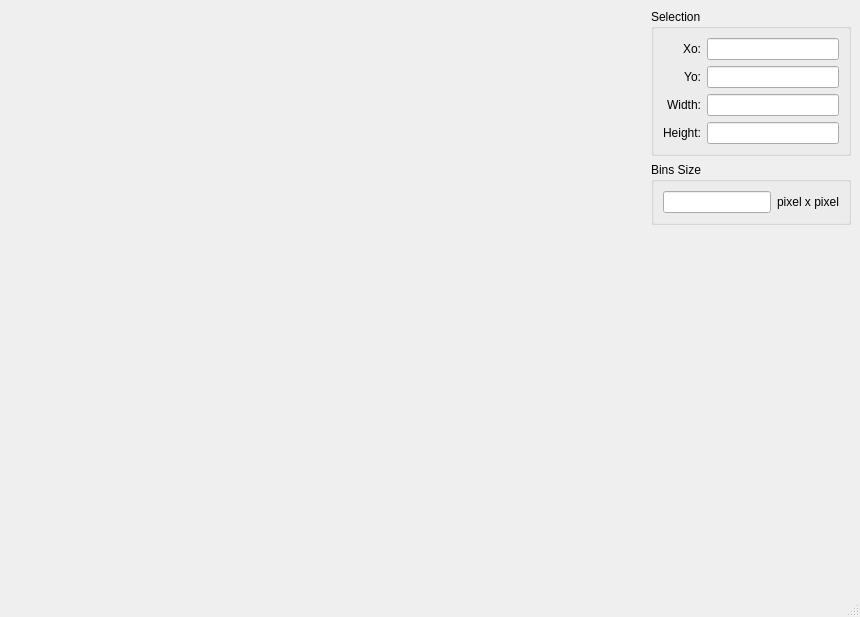
<?xml version="1.0" encoding="UTF-8"?>
<ui version="4.0">
 <class>MainWindow</class>
 <widget class="QMainWindow" name="MainWindow">
  <property name="geometry">
   <rect>
    <x>0</x>
    <y>0</y>
    <width>860</width>
    <height>617</height>
   </rect>
  </property>
  <property name="minimumSize">
   <size>
    <width>300</width>
    <height>0</height>
   </size>
  </property>
  <property name="windowTitle">
   <string>MainWindow</string>
  </property>
  <widget class="QWidget" name="centralwidget">
   <property name="minimumSize">
    <size>
     <width>0</width>
     <height>0</height>
    </size>
   </property>
   <layout class="QHBoxLayout" name="horizontalLayout_2">
    <item>
     <widget class="QWidget" name="left_widget" native="true">
      <property name="sizePolicy">
       <sizepolicy hsizetype="Expanding" vsizetype="Expanding">
        <horstretch>0</horstretch>
        <verstretch>0</verstretch>
       </sizepolicy>
      </property>
     </widget>
    </item>
    <item>
     <layout class="QVBoxLayout" name="verticalLayout_2">
      <property name="sizeConstraint">
       <enum>QLayout::SetMinimumSize</enum>
      </property>
      <item>
       <layout class="QVBoxLayout" name="verticalLayout">
        <property name="sizeConstraint">
         <enum>QLayout::SetMinimumSize</enum>
        </property>
        <item>
         <widget class="QGroupBox" name="groupBox">
          <property name="sizePolicy">
           <sizepolicy hsizetype="Minimum" vsizetype="Preferred">
            <horstretch>0</horstretch>
            <verstretch>0</verstretch>
           </sizepolicy>
          </property>
          <property name="minimumSize">
           <size>
            <width>200</width>
            <height>0</height>
           </size>
          </property>
          <property name="maximumSize">
           <size>
            <width>200</width>
            <height>16777215</height>
           </size>
          </property>
          <property name="title">
           <string>Selection</string>
          </property>
          <layout class="QGridLayout" name="gridLayout">
           <item row="0" column="0">
            <widget class="QLabel" name="label">
             <property name="sizePolicy">
              <sizepolicy hsizetype="Minimum" vsizetype="Preferred">
               <horstretch>0</horstretch>
               <verstretch>0</verstretch>
              </sizepolicy>
             </property>
             <property name="text">
              <string>Xo:</string>
             </property>
             <property name="alignment">
              <set>Qt::AlignRight|Qt::AlignTrailing|Qt::AlignVCenter</set>
             </property>
            </widget>
           </item>
           <item row="0" column="1">
            <widget class="QLineEdit" name="lineEdit"/>
           </item>
           <item row="1" column="0">
            <widget class="QLabel" name="label_2">
             <property name="text">
              <string>Yo:</string>
             </property>
             <property name="alignment">
              <set>Qt::AlignRight|Qt::AlignTrailing|Qt::AlignVCenter</set>
             </property>
            </widget>
           </item>
           <item row="1" column="1">
            <widget class="QLineEdit" name="lineEdit_2"/>
           </item>
           <item row="2" column="0">
            <widget class="QLabel" name="label_3">
             <property name="text">
              <string>Width:</string>
             </property>
             <property name="alignment">
              <set>Qt::AlignRight|Qt::AlignTrailing|Qt::AlignVCenter</set>
             </property>
            </widget>
           </item>
           <item row="2" column="1">
            <widget class="QLineEdit" name="lineEdit_4"/>
           </item>
           <item row="3" column="0">
            <widget class="QLabel" name="label_4">
             <property name="text">
              <string>Height:</string>
             </property>
             <property name="alignment">
              <set>Qt::AlignRight|Qt::AlignTrailing|Qt::AlignVCenter</set>
             </property>
            </widget>
           </item>
           <item row="3" column="1">
            <widget class="QLineEdit" name="lineEdit_3"/>
           </item>
          </layout>
         </widget>
        </item>
        <item>
         <widget class="QGroupBox" name="groupBox_2">
          <property name="sizePolicy">
           <sizepolicy hsizetype="Minimum" vsizetype="Preferred">
            <horstretch>0</horstretch>
            <verstretch>0</verstretch>
           </sizepolicy>
          </property>
          <property name="minimumSize">
           <size>
            <width>200</width>
            <height>0</height>
           </size>
          </property>
          <property name="maximumSize">
           <size>
            <width>200</width>
            <height>16777215</height>
           </size>
          </property>
          <property name="title">
           <string>Bins Size</string>
          </property>
          <layout class="QHBoxLayout" name="horizontalLayout">
           <item>
            <widget class="QLineEdit" name="lineEdit_5"/>
           </item>
           <item>
            <widget class="QLabel" name="label_5">
             <property name="text">
              <string>pixel x pixel</string>
             </property>
            </widget>
           </item>
          </layout>
         </widget>
        </item>
       </layout>
      </item>
      <item>
       <spacer name="verticalSpacer">
        <property name="orientation">
         <enum>Qt::Vertical</enum>
        </property>
        <property name="sizeType">
         <enum>QSizePolicy::Expanding</enum>
        </property>
        <property name="sizeHint" stdset="0">
         <size>
          <width>20</width>
          <height>40</height>
         </size>
        </property>
       </spacer>
      </item>
     </layout>
    </item>
   </layout>
  </widget>
  <widget class="QStatusBar" name="statusbar"/>
 </widget>
 <resources>
  <include location="../icons/icons.qrc"/>
 </resources>
 <connections/>
 <slots>
  <slot>sample_import_button_clicked()</slot>
  <slot>time_spectra_import_button_clicked()</slot>
  <slot>open_beam_import_button_clicked()</slot>
  <slot>sample_list_selection_changed()</slot>
  <slot>open_beam_list_selection_changed()</slot>
  <slot>sample_list_right_click()</slot>
  <slot>time_spectra_selection_changed()</slot>
  <slot>load_data_tab_changed()</slot>
  <slot>time_spectra_preview_button_clicked()</slot>
  <slot>normalized_import_button_clicked()</slot>
  <slot>normalized_list_selection_changed()</slot>
  <slot>update_delta_lambda()</slot>
  <slot>crystal_structure_index_changed()</slot>
  <slot>crystal_structure_2_index_changed()</slot>
  <slot>list_of_element_index_changed()</slot>
  <slot>list_of_element_2_index_changed()</slot>
  <slot>lattice_text_changed()</slot>
  <slot>lattice_2_text_changed()</slot>
  <slot>material_display_clicked()</slot>
  <slot>material_display_2_clicked()</slot>
  <slot>normalization_add_roi_button_clicked()</slot>
  <slot>normalization_remove_roi_button_clicked()</slot>
  <slot>normalization_use_coefficient_checked()</slot>
  <slot>normalization_button_clicked()</slot>
  <slot>normalization_coefficient_value_changed()</slot>
  <slot>tab_widget_changed()</slot>
  <slot>normalization_tableWidget_cell_changed()</slot>
  <slot>beam_rate_changed()</slot>
  <slot>distance_source_detector_changed()</slot>
  <slot>detector_offset_changed()</slot>
  <slot>distance_source_detector_2_changed()</slot>
  <slot>detector_offset_2_changed()</slot>
  <slot>beam_rate_2_changed()</slot>
  <slot>list_of_elements_current_text_changed()</slot>
  <slot>add_element_clicked()</slot>
  <slot>reset_lattice_button_clicked()</slot>
  <slot>reset_crystal_structure_button_clicked()</slot>
  <slot>reset_lattice_button_2_clicked()</slot>
  <slot>reset_crystal_structure_button_2_clicked()</slot>
  <slot>normalized_time_spectra_import_button_clicked()</slot>
  <slot>normalized_time_spectra_preview_button_clicked()</slot>
  <slot>test_me_clicked()</slot>
  <slot>menu_view_load_data_clicked()</slot>
  <slot>menu_view_normalization_clicked()</slot>
  <slot>menu_view_normalized_clicked()</slot>
  <slot>menu_view_binning_clicked()</slot>
  <slot>menu_view_fitting_clicked()</slot>
  <slot>menu_view_strain_mapping_clicked()</slot>
 </slots>
</ui>
